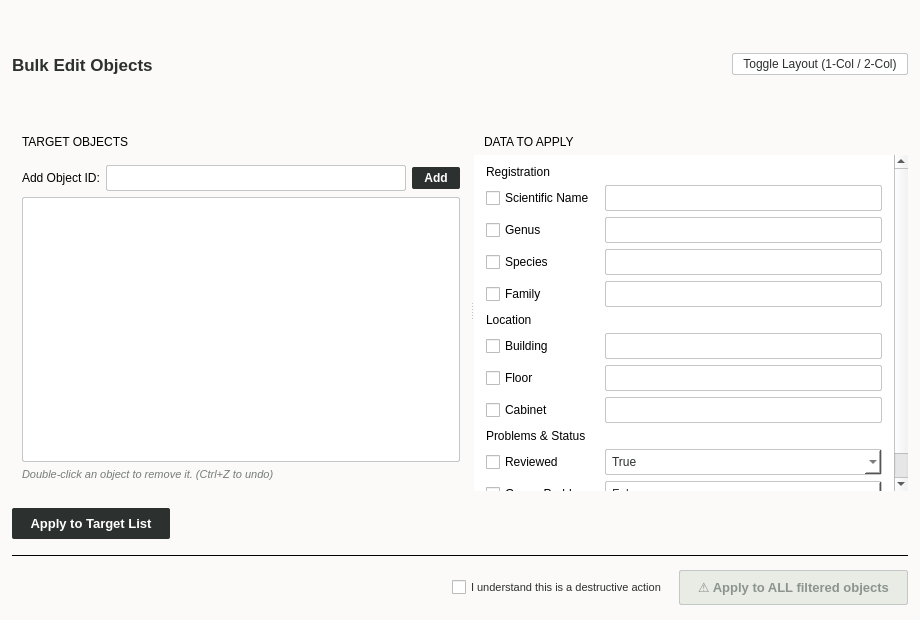
<?xml version="1.0" encoding="UTF-8"?>
<ui version="4.0">
 <class>BulkEditDialog</class>
 <widget class="QDialog" name="BulkEditDialog">
  <property name="geometry">
   <rect>
    <x>0</x>
    <y>0</y>
    <width>920</width>
    <height>620</height>
   </rect>
  </property>
  <property name="minimumSize">
   <size>
    <width>720</width>
    <height>480</height>
   </size>
  </property>
  <property name="windowTitle">
   <string>Bulk Edit Objects</string>
  </property>
  <property name="styleSheet">
   <string notr="true">QDialog#BulkEditDialog {
    background-color: #fbfaf8;
}
QFrame#header_frame {
    background-color: #fbfaf8;
}
QLabel#lbl_title {
    color: #2c302e;
    font-family: &quot;Segoe UI&quot;, &quot;Inter&quot;;
    font-size: 13pt;
    font-weight: bold;
}
QPushButton#btn_toggle_layout {
    background-color: #ffffff;
    color: #2c302e;
    font-family: &quot;Segoe UI&quot;, &quot;Inter&quot;;
    font-size: 9pt;
    border: 1px solid #c4c7c7;
    border-radius: 2px;
    padding: 3px 10px;
}
QPushButton#btn_toggle_layout:hover {
    background-color: #e9ece5;
}
QFrame.card-outer {
    background-color: #ffffff;
    border: 1px solid #c4c7c7;
    border-radius: 2px;
}
QFrame.card-header-bar {
    background-color: #f2f5f1;
    border-bottom: 1px solid #c4c7c7;
}
QLabel.card-title {
    font-family: &quot;JetBrains Mono&quot;, &quot;Consolas&quot;, monospace;
    font-size: 9.5pt;
    font-weight: bold;
    color: #000000;
}
QLineEdit, QComboBox {
    background-color: #ffffff;
    color: #2c302e;
    font-family: &quot;JetBrains Mono&quot;, &quot;Consolas&quot;, monospace;
    font-size: 9pt;
    border: 1px solid #c4c7c7;
    border-radius: 2px;
    padding: 4px 6px;
}
QLineEdit:focus, QComboBox:focus {
    border: 1px solid #000000;
}
QPushButton#btn_add_object {
    background-color: #2c302e;
    color: #ffffff;
    font-family: &quot;Segoe UI&quot;, &quot;Inter&quot;;
    font-size: 9pt;
    font-weight: bold;
    border: none;
    border-radius: 2px;
    padding: 4px 12px;
}
QPushButton#btn_add_object:hover {
    background-color: #3d4240;
}
QListWidget#list_targets {
    background-color: #ffffff;
    border: 1px solid #c4c7c7;
    border-radius: 2px;
    font-family: &quot;JetBrains Mono&quot;, monospace;
    font-size: 9.5pt;
    color: #2c302e;
}
QLabel#lbl_hint {
    color: #757d77;
    font-family: &quot;Segoe UI&quot;, &quot;Inter&quot;;
    font-size: 8pt;
    font-style: italic;
}
QScrollArea#scroll_edit_area {
    background-color: #ffffff;
    border: none;
}
QWidget#edit_contents {
    background-color: #ffffff;
}
QLabel.cat-header {
    color: #000000;
    font-family: &quot;Segoe UI&quot;, &quot;Inter&quot;;
    font-size: 9.5pt;
    font-weight: bold;
}
QCheckBox.field-chk {
    color: #2c302e;
    font-family: &quot;Segoe UI&quot;, &quot;Inter&quot;;
    font-size: 9pt;
}
QPushButton#btn_apply_targets {
    background-color: #2c302e;
    color: #ffffff;
    font-family: &quot;Segoe UI&quot;, &quot;Inter&quot;;
    font-size: 9.5pt;
    font-weight: bold;
    border: none;
    border-radius: 2px;
    padding: 8px 18px;
}
QPushButton#btn_apply_targets:hover {
    background-color: #3d4240;
}
QPushButton#btn_destructive {
    background-color: #ffbf00;
    color: #2c302e;
    font-family: &quot;Segoe UI&quot;, &quot;Inter&quot;;
    font-size: 9.5pt;
    font-weight: bold;
    border: 1px solid #d9a036;
    border-radius: 2px;
    padding: 8px 18px;
}
QPushButton#btn_destructive:hover {
    background-color: #e6ac00;
}
QPushButton#btn_destructive:disabled {
    background-color: #e9ece5;
    color: #8b948d;
    border-color: #c4c7c7;
}
QCheckBox#chk_understand {
    color: #2c302e;
    font-family: &quot;Segoe UI&quot;, &quot;Inter&quot;;
    font-size: 8.5pt;
}</string>
  </property>
  <layout class="QVBoxLayout" name="root_vlayout">
   <property name="spacing">
    <number>10</number>
   </property>
   <property name="leftMargin">
    <number>12</number>
   </property>
   <property name="topMargin">
    <number>10</number>
   </property>
   <property name="rightMargin">
    <number>12</number>
   </property>
   <property name="bottomMargin">
    <number>10</number>
   </property>
   <item>
    <widget class="QFrame" name="header_frame">
     <property name="frameShape">
      <enum>QFrame::NoFrame</enum>
     </property>
     <layout class="QHBoxLayout" name="header_hlayout">
      <property name="leftMargin">
       <number>0</number>
      </property>
      <property name="topMargin">
       <number>0</number>
      </property>
      <property name="rightMargin">
       <number>0</number>
      </property>
      <property name="bottomMargin">
       <number>0</number>
      </property>
      <item>
       <widget class="QLabel" name="lbl_title">
        <property name="text">
         <string>Bulk Edit Objects</string>
        </property>
       </widget>
      </item>
      <item>
       <spacer name="header_spacer">
        <property name="orientation">
         <enum>Qt::Horizontal</enum>
        </property>
        <property name="sizeHint" stdset="0">
         <size>
          <width>40</width>
          <height>20</height>
         </size>
        </property>
       </spacer>
      </item>
      <item>
       <widget class="QPushButton" name="btn_toggle_layout">
        <property name="cursor">
         <cursorShape>PointingHandCursor</cursorShape>
        </property>
        <property name="text">
         <string>Toggle Layout (1-Col / 2-Col)</string>
        </property>
       </widget>
      </item>
     </layout>
    </widget>
   </item>
   <item>
    <widget class="QSplitter" name="content_splitter">
     <property name="orientation">
      <enum>Qt::Horizontal</enum>
     </property>
     <property name="childrenCollapsible">
      <bool>false</bool>
     </property>
     <widget class="QFrame" name="card_targets">
      <property name="minimumSize">
       <size>
        <width>280</width>
        <height>0</height>
       </size>
      </property>
      <property name="class" stdset="0">
       <string>card-outer</string>
      </property>
      <layout class="QVBoxLayout" name="targets_card_layout">
       <property name="spacing">
        <number>0</number>
       </property>
       <property name="leftMargin">
        <number>0</number>
       </property>
       <property name="topMargin">
        <number>0</number>
       </property>
       <property name="rightMargin">
        <number>0</number>
       </property>
       <property name="bottomMargin">
        <number>0</number>
       </property>
       <item>
        <widget class="QFrame" name="hdr_targets">
         <property name="class" stdset="0">
          <string>card-header-bar</string>
         </property>
         <layout class="QHBoxLayout" name="hdr_targets_layout">
          <property name="leftMargin">
           <number>10</number>
          </property>
          <property name="topMargin">
           <number>6</number>
          </property>
          <property name="rightMargin">
           <number>10</number>
          </property>
          <property name="bottomMargin">
           <number>6</number>
          </property>
          <item>
           <widget class="QLabel" name="lbl_hdr_targets">
            <property name="text">
             <string>TARGET OBJECTS</string>
            </property>
            <property name="class" stdset="0">
             <string>card-title</string>
            </property>
           </widget>
          </item>
         </layout>
        </widget>
       </item>
       <item>
        <widget class="QWidget" name="targets_body" native="true">
         <layout class="QVBoxLayout" name="targets_body_layout">
          <property name="spacing">
           <number>6</number>
          </property>
          <property name="leftMargin">
           <number>10</number>
          </property>
          <property name="topMargin">
           <number>10</number>
          </property>
          <property name="rightMargin">
           <number>10</number>
          </property>
          <property name="bottomMargin">
           <number>10</number>
          </property>
          <item>
           <widget class="QWidget" name="row_add_id" native="true">
            <layout class="QHBoxLayout" name="add_id_layout">
             <property name="spacing">
              <number>6</number>
             </property>
             <property name="leftMargin">
              <number>0</number>
             </property>
             <property name="topMargin">
              <number>0</number>
             </property>
             <property name="rightMargin">
              <number>0</number>
             </property>
             <property name="bottomMargin">
              <number>0</number>
             </property>
             <item>
              <widget class="QLabel" name="lbl_add_id">
               <property name="text">
                <string>Add Object ID:</string>
               </property>
              </widget>
             </item>
             <item>
              <widget class="QLineEdit" name="input_search_id"/>
             </item>
             <item>
              <widget class="QPushButton" name="btn_add_object">
               <property name="cursor">
                <cursorShape>PointingHandCursor</cursorShape>
               </property>
               <property name="text">
                <string>Add</string>
               </property>
              </widget>
             </item>
            </layout>
           </widget>
          </item>
          <item>
           <widget class="QListWidget" name="list_targets"/>
          </item>
          <item>
           <widget class="QLabel" name="lbl_hint">
            <property name="text">
             <string>Double-click an object to remove it. (Ctrl+Z to undo)</string>
            </property>
           </widget>
          </item>
         </layout>
        </widget>
       </item>
      </layout>
     </widget>
     <widget class="QFrame" name="card_edit">
      <property name="minimumSize">
       <size>
        <width>380</width>
        <height>0</height>
       </size>
      </property>
      <property name="class" stdset="0">
       <string>card-outer</string>
      </property>
      <layout class="QVBoxLayout" name="edit_card_layout">
       <property name="spacing">
        <number>0</number>
       </property>
       <property name="leftMargin">
        <number>0</number>
       </property>
       <property name="topMargin">
        <number>0</number>
       </property>
       <property name="rightMargin">
        <number>0</number>
       </property>
       <property name="bottomMargin">
        <number>0</number>
       </property>
       <item>
        <widget class="QFrame" name="hdr_edit">
         <property name="class" stdset="0">
          <string>card-header-bar</string>
         </property>
         <layout class="QHBoxLayout" name="hdr_edit_layout">
          <property name="leftMargin">
           <number>10</number>
          </property>
          <property name="topMargin">
           <number>6</number>
          </property>
          <property name="rightMargin">
           <number>10</number>
          </property>
          <property name="bottomMargin">
           <number>6</number>
          </property>
          <item>
           <widget class="QLabel" name="lbl_hdr_edit">
            <property name="text">
             <string>DATA TO APPLY</string>
            </property>
            <property name="class" stdset="0">
             <string>card-title</string>
            </property>
           </widget>
          </item>
         </layout>
        </widget>
       </item>
       <item>
        <widget class="QScrollArea" name="scroll_edit_area">
         <property name="widgetResizable">
          <bool>true</bool>
         </property>
         <widget class="QWidget" name="edit_contents">
          <property name="geometry">
           <rect>
            <x>0</x>
            <y>0</y>
            <width>480</width>
            <height>400</height>
           </rect>
          </property>
          <layout class="QGridLayout" name="edit_grid">
           <property name="horizontalSpacing">
            <number>10</number>
           </property>
           <property name="verticalSpacing">
            <number>6</number>
           </property>
           <property name="leftMargin">
            <number>12</number>
           </property>
           <property name="topMargin">
            <number>10</number>
           </property>
           <property name="rightMargin">
            <number>12</number>
           </property>
           <property name="bottomMargin">
            <number>12</number>
           </property>
           <item row="0" column="0" colspan="2">
            <widget class="QLabel" name="hdr_cat_reg">
             <property name="text">
              <string>Registration</string>
             </property>
             <property name="class" stdset="0">
              <string>cat-header</string>
             </property>
            </widget>
           </item>
           <item row="1" column="0">
            <widget class="QCheckBox" name="chk_en_sciname">
             <property name="cursor">
              <cursorShape>PointingHandCursor</cursorShape>
             </property>
             <property name="text">
              <string>Scientific Name</string>
             </property>
             <property name="class" stdset="0">
              <string>field-chk</string>
             </property>
            </widget>
           </item>
           <item row="1" column="1">
            <widget class="QLineEdit" name="input_bulk_sciname"/>
           </item>
           <item row="2" column="0">
            <widget class="QCheckBox" name="chk_en_genus">
             <property name="cursor">
              <cursorShape>PointingHandCursor</cursorShape>
             </property>
             <property name="text">
              <string>Genus</string>
             </property>
             <property name="class" stdset="0">
              <string>field-chk</string>
             </property>
            </widget>
           </item>
           <item row="2" column="1">
            <widget class="QLineEdit" name="input_bulk_genus"/>
           </item>
           <item row="3" column="0">
            <widget class="QCheckBox" name="chk_en_species">
             <property name="cursor">
              <cursorShape>PointingHandCursor</cursorShape>
             </property>
             <property name="text">
              <string>Species</string>
             </property>
             <property name="class" stdset="0">
              <string>field-chk</string>
             </property>
            </widget>
           </item>
           <item row="3" column="1">
            <widget class="QLineEdit" name="input_bulk_species"/>
           </item>
           <item row="4" column="0">
            <widget class="QCheckBox" name="chk_en_family">
             <property name="cursor">
              <cursorShape>PointingHandCursor</cursorShape>
             </property>
             <property name="text">
              <string>Family</string>
             </property>
             <property name="class" stdset="0">
              <string>field-chk</string>
             </property>
            </widget>
           </item>
           <item row="4" column="1">
            <widget class="QLineEdit" name="input_bulk_family"/>
           </item>
           <item row="5" column="0" colspan="2">
            <widget class="QLabel" name="hdr_cat_loc">
             <property name="text">
              <string>Location</string>
             </property>
             <property name="class" stdset="0">
              <string>cat-header</string>
             </property>
            </widget>
           </item>
           <item row="6" column="0">
            <widget class="QCheckBox" name="chk_en_building">
             <property name="cursor">
              <cursorShape>PointingHandCursor</cursorShape>
             </property>
             <property name="text">
              <string>Building</string>
             </property>
             <property name="class" stdset="0">
              <string>field-chk</string>
             </property>
            </widget>
           </item>
           <item row="6" column="1">
            <widget class="QLineEdit" name="input_bulk_building"/>
           </item>
           <item row="7" column="0">
            <widget class="QCheckBox" name="chk_en_floor">
             <property name="cursor">
              <cursorShape>PointingHandCursor</cursorShape>
             </property>
             <property name="text">
              <string>Floor</string>
             </property>
             <property name="class" stdset="0">
              <string>field-chk</string>
             </property>
            </widget>
           </item>
           <item row="7" column="1">
            <widget class="QLineEdit" name="input_bulk_floor"/>
           </item>
           <item row="8" column="0">
            <widget class="QCheckBox" name="chk_en_cabinet">
             <property name="cursor">
              <cursorShape>PointingHandCursor</cursorShape>
             </property>
             <property name="text">
              <string>Cabinet</string>
             </property>
             <property name="class" stdset="0">
              <string>field-chk</string>
             </property>
            </widget>
           </item>
           <item row="8" column="1">
            <widget class="QLineEdit" name="input_bulk_cabinet"/>
           </item>
           <item row="9" column="0" colspan="2">
            <widget class="QLabel" name="hdr_cat_problems">
             <property name="text">
              <string>Problems &amp; Status</string>
             </property>
             <property name="class" stdset="0">
              <string>cat-header</string>
             </property>
            </widget>
           </item>
           <item row="10" column="0">
            <widget class="QCheckBox" name="chk_en_reviewed">
             <property name="cursor">
              <cursorShape>PointingHandCursor</cursorShape>
             </property>
             <property name="text">
              <string>Reviewed</string>
             </property>
             <property name="class" stdset="0">
              <string>field-chk</string>
             </property>
            </widget>
           </item>
           <item row="10" column="1">
            <widget class="QComboBox" name="combo_bulk_reviewed">
             <property name="cursor">
              <cursorShape>PointingHandCursor</cursorShape>
             </property>
             <item>
              <property name="text">
               <string>True</string>
              </property>
             </item>
             <item>
              <property name="text">
               <string>False</string>
              </property>
             </item>
            </widget>
           </item>
           <item row="11" column="0">
            <widget class="QCheckBox" name="chk_en_genus_prob">
             <property name="cursor">
              <cursorShape>PointingHandCursor</cursorShape>
             </property>
             <property name="text">
              <string>Genus Problem</string>
             </property>
             <property name="class" stdset="0">
              <string>field-chk</string>
             </property>
            </widget>
           </item>
           <item row="11" column="1">
            <widget class="QComboBox" name="combo_bulk_genus_prob">
             <property name="cursor">
              <cursorShape>PointingHandCursor</cursorShape>
             </property>
             <item>
              <property name="text">
               <string>False</string>
              </property>
             </item>
             <item>
              <property name="text">
               <string>True</string>
              </property>
             </item>
            </widget>
           </item>
          </layout>
         </widget>
        </widget>
       </item>
      </layout>
     </widget>
    </widget>
   </item>
   <item>
    <widget class="QFrame" name="action_container">
     <layout class="QVBoxLayout" name="actions_vlayout">
      <property name="spacing">
       <number>8</number>
      </property>
      <property name="leftMargin">
       <number>0</number>
      </property>
      <property name="topMargin">
       <number>0</number>
      </property>
      <property name="rightMargin">
       <number>0</number>
      </property>
      <property name="bottomMargin">
       <number>0</number>
      </property>
      <item>
       <widget class="QWidget" name="target_actions_row" native="true">
        <layout class="QHBoxLayout" name="target_actions_layout">
         <property name="leftMargin">
          <number>0</number>
         </property>
         <property name="topMargin">
          <number>0</number>
         </property>
         <property name="rightMargin">
          <number>0</number>
         </property>
         <property name="bottomMargin">
          <number>0</number>
         </property>
         <item>
          <widget class="QPushButton" name="btn_apply_targets">
           <property name="cursor">
            <cursorShape>PointingHandCursor</cursorShape>
           </property>
           <property name="text">
            <string>Apply to Target List</string>
           </property>
          </widget>
         </item>
         <item>
          <spacer name="apply_spacer">
           <property name="orientation">
            <enum>Qt::Horizontal</enum>
           </property>
           <property name="sizeHint" stdset="0">
            <size>
             <width>40</width>
             <height>20</height>
            </size>
           </property>
          </spacer>
         </item>
        </layout>
       </widget>
      </item>
      <item>
       <widget class="QFrame" name="sep_destructive">
        <property name="frameShape">
         <enum>QFrame::HLine</enum>
        </property>
       </widget>
      </item>
      <item>
       <widget class="QWidget" name="destructive_row" native="true">
        <layout class="QHBoxLayout" name="destructive_layout">
         <property name="spacing">
          <number>12</number>
         </property>
         <property name="leftMargin">
          <number>0</number>
         </property>
         <property name="topMargin">
          <number>0</number>
         </property>
         <property name="rightMargin">
          <number>0</number>
         </property>
         <property name="bottomMargin">
          <number>0</number>
         </property>
         <item>
          <spacer name="dest_spacer">
           <property name="orientation">
            <enum>Qt::Horizontal</enum>
           </property>
           <property name="sizeHint" stdset="0">
            <size>
             <width>40</width>
             <height>20</height>
            </size>
           </property>
          </spacer>
         </item>
         <item>
          <widget class="QCheckBox" name="chk_understand">
           <property name="cursor">
            <cursorShape>PointingHandCursor</cursorShape>
           </property>
           <property name="text">
            <string>I understand this is a destructive action</string>
           </property>
          </widget>
         </item>
         <item>
          <widget class="QPushButton" name="btn_destructive">
           <property name="enabled">
            <bool>false</bool>
           </property>
           <property name="cursor">
            <cursorShape>PointingHandCursor</cursorShape>
           </property>
           <property name="text">
            <string>⚠ Apply to ALL filtered objects</string>
           </property>
          </widget>
         </item>
        </layout>
       </widget>
      </item>
     </layout>
    </widget>
   </item>
  </layout>
 </widget>
 <resources/>
 <connections/>
</ui>
